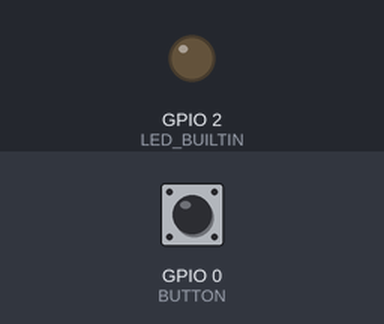
Bench run of a sketch on a simulated ESP32. Parts: output pins drawn as LEDs (lit = HIGH). The test bench sets the inputs (shaded band); at power-on: GPIO 0 (BUTTON) HIGH.

Above: at 6.4 s.
6.5 s: GPIO 0 (BUTTON) pulled LOW for 0.15 s
At 7.1 s:
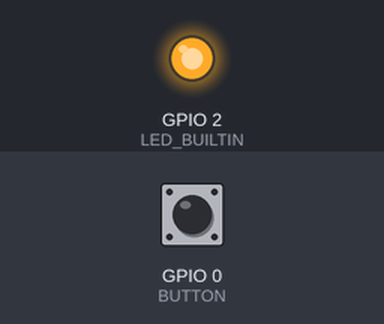
9.6 s: GPIO 0 (BUTTON) pulled LOW for 1 s
Timing chart, 0 to 15.5 s (numbered marks = the images above; inputs shaded):
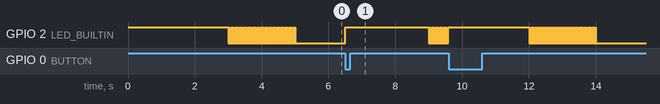

Measured:
- after the input at 6.5 s, GPIO 2 (LED_BUILTIN): LOW → HIGH at once, then repeats every 0.04 s: LOW 0.03 s, HIGH 0.01 s
- by itself, GPIO 2 (LED_BUILTIN): repeats every 0.04 s: LOW 0.03 s, HIGH 0.01 s, until it stays LOW from 5.0 s

The sketch:

LED_TIMER.ino
```cpp
// https://github.com/espressif/arduino-esp32/blob/af35773d65a8f328dba8090dff66ba43abe0e7be/cores/esp32/esp32-hal-timer.c#L216-L265
#define BUTTON           0
#define EDGE            true
#define UP_TICK         true
#define AUTO_RELOAD     true

static int sec;

hw_timer_t * timer1 = NULL;

void IRAM_ATTR tmr_isr1()
{
  sec++;
}

void IRAM_ATTR isr()
{
  sec = 0;
}

void setup()
{

  Serial.begin(115200);
  pinMode(LED_BUILTIN,OUTPUT);
  pinMode(BUTTON,INPUT);
  timer1 = timerBegin(0, 40, UP_TICK);
  timerAttachInterrupt(timer1, tmr_isr1, EDGE);
  timerAlarmWrite(timer1, 2000000, AUTO_RELOAD);
  timerAlarmEnable(timer1);
  attachInterrupt(digitalPinToInterrupt(BUTTON),isr,FALLING);
}

void loop()
{
  if(sec < 3)
    digitalWrite(LED_BUILTIN,HIGH);
  else if(sec > 2 && sec < 5)
  {
    for(int i = 7500 ; i--;)
    digitalWrite(LED_BUILTIN,LOW);
    for(int j = 2500; j--;)
    digitalWrite(LED_BUILTIN,HIGH);
  }
  else
  digitalWrite(LED_BUILTIN,LOW);
}
```
